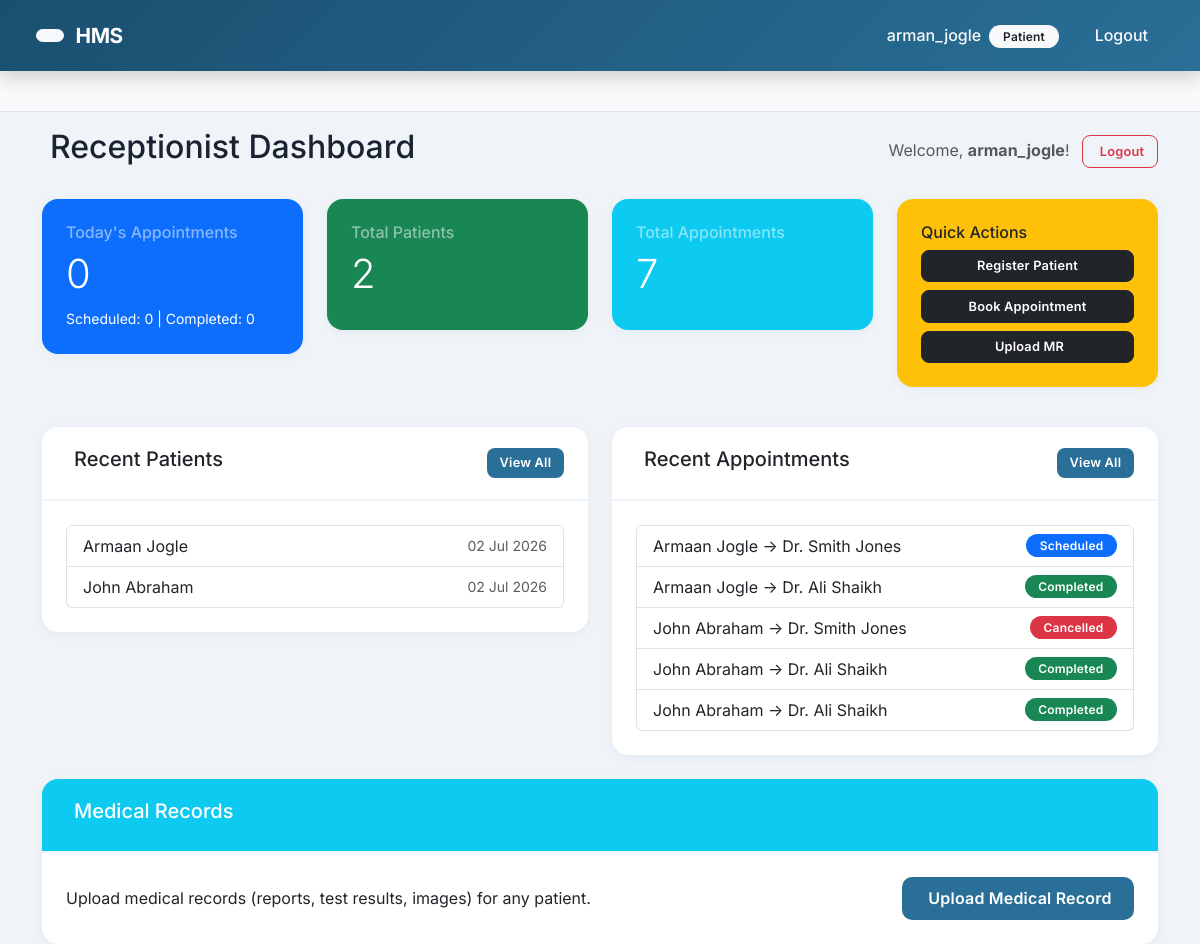
The page /receptionist-dashboard/ (signed in) on the database as committed earlier.
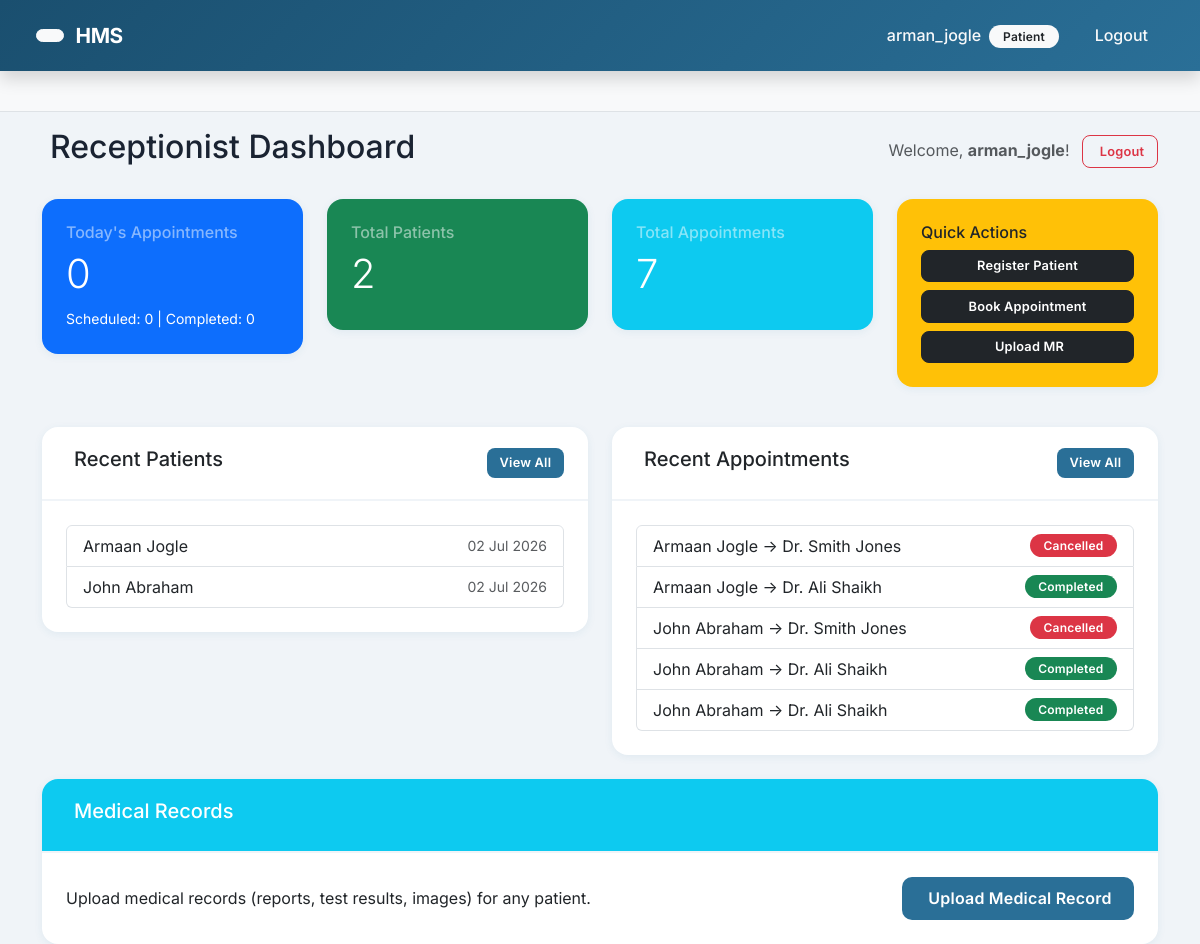
The same page on the database as committed later.
### accounts/models.py (models this page shows, shortened)
class Profile(models.Model):
    ROLE_CHOICES = (
        ('ADMIN', 'Admin'),
        ('DOCTOR', 'Doctor'),
        ('RECEPTIONIST', 'Receptionist'),
        ('PATIENT', 'Patient'),
    )
    user = models.OneToOneField(User, on_delete=models.CASCADE, related_name='profile')
    role = models.CharField(max_length=20, choices=ROLE_CHOICES, default='PATIENT')

### patients/models.py (models this page shows, shortened)
class Patient(models.Model):
    GENDER_CHOICES = (
        ('M', 'Male'),
        ('F', 'Female'),
        ('O', 'Other'),
    )
    BLOOD_GROUP_CHOICES = (
        ('A+', 'A+'), ('A-', 'A-'),
        ('B+', 'B+'), ('B-', 'B-'),
        ('AB+', 'AB+'), ('AB-', 'AB-'),
        ('O+', 'O+'), ('O-', 'O-'),
    )
    patient_id = models.AutoField(primary_key=True)
    user = models.OneToOneField(User, on_delete=models.CASCADE, related_name='patient_profile')
    first_name = models.CharField(max_length=50)
    last_name = models.CharField(max_length=50)
    gender = models.CharField(max_length=1, choices=GENDER_CHOICES)
    age = models.PositiveIntegerField()
    blood_group = models.CharField(max_length=3, choices=BLOOD_GROUP_CHOICES, blank=True, null=True)
    email = models.EmailField(unique=True)
    phone = models.CharField(max_length=15)
    address = models.TextField(blank=True, null=True)
    profile_image = models.ImageField(upload_to='patient_profiles/', blank=True, null=True)
    created_at = models.DateTimeField(auto_now_add=True)
    class Meta:
        ordering = ['-created_at']

### appointments/models.py (models this page shows, shortened)
class Appointment(models.Model):
    STATUS_CHOICES = (
        ('Scheduled', 'Scheduled'),
        ('Completed', 'Completed'),
        ('Cancelled', 'Cancelled'),
    )
    appointment_id = models.AutoField(primary_key=True)
    patient = models.ForeignKey(Patient, on_delete=models.CASCADE, related_name='appointments')
    doctor = models.ForeignKey(Doctor, on_delete=models.CASCADE, related_name='appointments')
    appointment_date = models.DateField()
    appointment_time = models.TimeField()
    status = models.CharField(max_length=20, choices=STATUS_CHOICES, default='Scheduled')
    remarks = models.TextField(blank=True, null=True)
    class Meta:
        ordering = ['appointment_date', 'appointment_time']

### doctors/models.py (models this page shows, shortened)
class Doctor(models.Model):
    doctor_id = models.AutoField(primary_key=True)
    user = models.OneToOneField(User, on_delete=models.CASCADE, related_name='doctor_profile')
    first_name = models.CharField(max_length=50)
    last_name = models.CharField(max_length=50)
    email = models.EmailField(unique=True)
    phone = models.CharField(max_length=15)
    specialization = models.CharField(max_length=100)
    experience = models.IntegerField()  # years of experience
    department = models.ForeignKey(Department, on_delete=models.CASCADE, related_name='doctors')
    profile_image = models.ImageField(upload_to='doctor_profiles/', blank=True, null=True)
    joining_date = models.DateField(auto_now_add=True)
    class Meta:
        ordering = ['-joining_date']

### accounts/views.py (the view)
# urls.py: path('receptionist-dashboard/', views.receptionist_dashboard, name='receptionist_dashboard'),
@login_required
def receptionist_dashboard(request):
    today = date.today()
    today_appointments = Appointment.objects.filter(appointment_date=today)
    total_patients = Patient.objects.count()
    total_appointments = Appointment.objects.count()
    recent_patients = Patient.objects.all().order_by('-created_at')[:5]
    recent_appointments = Appointment.objects.all().select_related('patient', 'doctor').order_by('-appointment_date', '-appointment_time')[:5]
    context = {
        'role': 'Receptionist',
        'today_appointments_count': today_appointments.count(),
        'today_scheduled': today_appointments.filter(status='Scheduled').count(),
        'today_completed': today_appointments.filter(status='Completed').count(),
        'total_patients': total_patients,
        'total_appointments': total_appointments,
        'recent_patients': recent_patients,
        'recent_appointments': recent_appointments,
    }
    return render(request, 'dashboards/receptionist_dashboard.html', context)

### templates/dashboards/receptionist_dashboard.html (shortened to what this page needs)
{% extends 'base.html' %}
{% block content %}
<div class="d-flex justify-content-between align-items-center mb-4">
    <h2>Receptionist Dashboard</h2>
    <div>
        <span class="text-muted">Welcome, <strong>{{ request.user.username }}</strong>!</span>
        <a href="{% url 'accounts:logout' %}" class="btn btn-sm btn-outline-danger ms-2">
             Logout
        </a>
    </div>
</div>
<div class="row mb-4">
    <div class="col-md-3 col-sm-6 mb-3">
        <div class="card bg-primary text-white">
            <div class="card-body">
                <h6 class="card-title text-white-50">Today's Appointments</h6>
                <h2 class="display-6">{{ today_appointments_count }}</h2>
                <small>Scheduled: {{ today_scheduled }} | Completed: {{ today_completed }}</small>
            </div>
        </div>
    </div>
    <div class="col-md-3 col-sm-6 mb-3">
        <div class="card bg-success text-white">
            <div class="card-body">
                <h6 class="card-title text-white-50">Total Patients</h6>
                <h2 class="display-6">{{ total_patients }}</h2>
            </div>
        </div>
    </div>
    <div class="col-md-3 col-sm-6 mb-3">
        <div class="card bg-info text-white">
            <div class="card-body">
                <h6 class="card-title text-white-50">Total Appointments</h6>
                <h2 class="display-6">{{ total_appointments }}</h2>
            </div>
        </div>
    </div>
    <div class="col-md-3 col-sm-6 mb-3">
        <div class="card bg-warning text-dark">
            <div class="card-body">
                <h6 class="card-title text-dark-50">Quick Actions</h6>
                <div class="d-grid gap-2 mt-2">
                    <a href="{% url 'patients:add' %}" class="btn btn-sm btn-dark">Register Patient</a>
                    <a href="{% url 'appointments:add' %}" class="btn btn-sm btn-dark">Book Appointment</a>
                    <a href="{% url 'medical_records:upload_record' %}" class="btn btn-sm btn-dark">
                         Upload MR
                    </a>
                </div>
            </div>
        </div>
    </div>
</div>
<div class="row mb-4">
    <div class="col-md-6">
        <div class="card">
            <div class="card-header d-flex justify-content-between align-items-center">
                <h5>Recent Patients</h5>
                <a href="{% url 'patients:list' %}" class="btn btn-sm btn-primary">View All</a>
            </div>
            <div class="card-body">
                {% if recent_patients %}
                    <ul class="list-group">
                        {% for patient in recent_patients %}
                            <li class="list-group-item d-flex justify-content-between align-items-center">
                                {{ patient.first_name }} {{ patient.last_name }}
                                <small class="text-muted">{{ patient.created_at|date:"d M Y" }}</small>
                            </li>
                        {% endfor %}
                    </ul>
                {% else %}
                    <p class="text-muted">No patients registered yet.</p>
                {% endif %}
            </div>
        </div>
    </div>
    <div class="col-md-6">
        <div class="card">
            <div class="card-header d-flex justify-content-between align-items-center">
                <h5>Recent Appointments</h5>
                <a href="{% url 'appointments:list' %}" class="btn btn-sm btn-primary">View All</a>
            </div>
            <div class="card-body">
                {% if recent_appointments %}
                    <ul class="list-group">
                        {% for appt in recent_appointments %}
                            <li class="list-group-item d-flex justify-content-between align-items-center">
                                {{ appt.patient.first_name }} {{ appt.patient.last_name }} → Dr. {{ appt.doctor.first_name }} {{ appt.doctor.last_name }}
                                <span class="badge {% if appt.status == 'Scheduled' %}bg-primary{% elif appt.status == 'Completed' %}bg-success{% else %}bg-danger{% endif %}">
                                    {{ appt.status }}
                                </span>
                            </li>
                        {% endfor %}
                    </ul>
                {% else %}
                    <p class="text-muted">No appointments booked yet.</p>
                {% endif %}
            </div>
        </div>
    </div>
</div>
<div class="row mt-4">
    <div class="col-12">
        <div class="card border-info">
            <div class="card-header bg-info text-white">
                <h5>Medical Records</h5>
            </div>
            <div class="card-body">
                <div class="row align-items-center">
                    <div class="col-md-8">
                        <p class="mb-0">Upload medical records (reports, test results, images) for any patient.</p>
                    </div>
                    <div class="col-md-4 text-end">
                        <a href="{% url 'medical_records:upload_record' %}" class="btn btn-primary">
                             Upload Medical Record
                        </a>
                    </div>
                </div>
            </div>
        </div>
    </div>
</div>
{% endblock %}

### templates/base.html (shortened to what this page needs)
{% load static %}
<!DOCTYPE html>
<html lang="en">
<head>
    <link href="https://cdn.jsdelivr.net/npm/bootstrap@5.3.0/dist/css/bootstrap.min.css" rel="stylesheet">
    <link rel="stylesheet" href="{% static 'css/custom.css' %}">
</head>
<body>
    <nav class="navbar navbar-expand-lg navbar-dark bg-primary sticky-top shadow">
        <div class="container-fluid">
            <button onclick="window.history.back();" class="btn btn-light btn-sm me-2" title="Go Back">
            </button>
            <a class="navbar-brand" href="
                {% if request.user.is_authenticated %}
                    {% if request.user.profile.role == 'ADMIN' %}
                        {% url 'accounts:admin_dashboard' %}
                    {% elif request.user.profile.role == 'DOCTOR' %}
                        {% url 'accounts:doctor_dashboard' %}
                    {% elif request.user.profile.role == 'RECEPTIONIST' %}
                        {% url 'accounts:receptionist_dashboard' %}
                    {% else %}
                        {% url 'accounts:patient_dashboard' %}
                    {% endif %}
                {% else %}
                    {% url 'accounts:login' %}
                {% endif %}
            ">
                 HMS
            </a>
            <div class="collapse navbar-collapse" id="navbarNav">
                <ul class="navbar-nav ms-auto">
                    {% if request.user.is_authenticated %}
                        <li class="nav-item">
                            <span class="nav-link text-light">
                                 {{ request.user.username }}
                                <span class="badge bg-light text-dark ms-1">{{ request.user.profile.role|title }}</span>
                            </span>
                        </li>
                        <li class="nav-item">
                            <a class="nav-link text-light" href="{% url 'accounts:logout' %}">
                                 Logout
                            </a>
                        </li>
                    {% endif %}
                </ul>
            </div>
        </div>
    </nav>
    {% block breadcrumbs %}
    <nav aria-label="breadcrumb" class="bg-light py-2 px-3 border-bottom">
        <div class="container-fluid">
            <ol class="breadcrumb mb-0">
            </ol>
        </div>
    </nav>
    {% endblock %}
    <div class="container mt-3">
        {% block content %}
        {% endblock %}
    </div>
</body>
</html>

### static/css/custom.css (style rules this page uses)
:root { --primary: #2a6f97; --primary-light: #4a8db7; --primary-dark: #1a4f6f; --secondary: #6c757d; --success: #2ecc71; --warning: #f39c12; --danger: #e74c3c; --info: #3498db; --bg-body: #f0f4f8; --bg-card: #ffffff; --text-primary: #1a2332; --text-muted: #6b7a8f; --shadow-sm: 0 2px 8px rgba(42, 111, 151, 0.08); --shadow-md: 0 8px 32px rgba(42, 111, 151, 0.12); --shadow-lg: 0 16px 48px rgba(42, 111, 151, 0.16); --radius: 16px; --transition: all 0.3s cubic-bezier(0.4, 0, 0.2, 1); }
body { font-family: 'Inter', -apple-system, BlinkMacSystemFont, sans-serif; background: var(--bg-body); color: var(--text-primary); min-height: 100vh; }
.navbar { background: linear-gradient(135deg, var(--primary-dark), var(--primary)) !important; padding: 0.75rem 1.5rem; box-shadow: 0 4px 20px rgba(26, 79, 111, 0.25); position: sticky; top: 0; z-index: 1050; }
.navbar-brand { font-weight: 700; font-size: 1.3rem; letter-spacing: -0.5px; color: white !important; padding: 0.5rem 0; }
.navbar .nav-link { font-weight: 500; padding: 0.6rem 1rem !important; border-radius: 8px; transition: var(--transition); }
.card { background: var(--bg-card); border: none; border-radius: var(--radius); box-shadow: var(--shadow-sm); transition: var(--transition); overflow: hidden; }
.card-header { background: transparent; border-bottom: 2px solid #f0f4f8; padding: 1.25rem 1.5rem; font-weight: 600; font-size: 0.95rem; }
.card-body { padding: 1.5rem; }
.btn { font-weight: 600; padding: 0.6rem 1.4rem; border-radius: 10px; transition: var(--transition); letter-spacing: 0.2px; }
.btn-primary { background: var(--primary); border: none; color: white; }
.btn-sm { padding: 0.35rem 0.8rem; border-radius: 8px; font-size: 0.8rem; }
.badge { font-weight: 600; padding: 0.35rem 0.85rem; border-radius: 30px; font-size: 0.75rem; letter-spacing: 0.2px; }
.breadcrumb { background: transparent; padding: 0.75rem 0; margin: 0; }
.card { animation: fadeInUp 0.4s ease forwards; }

Rows that differ between the two databases and show on the page:
changed Appointment (number 1 of 5 on the later page): status "Scheduled" → "Cancelled"
